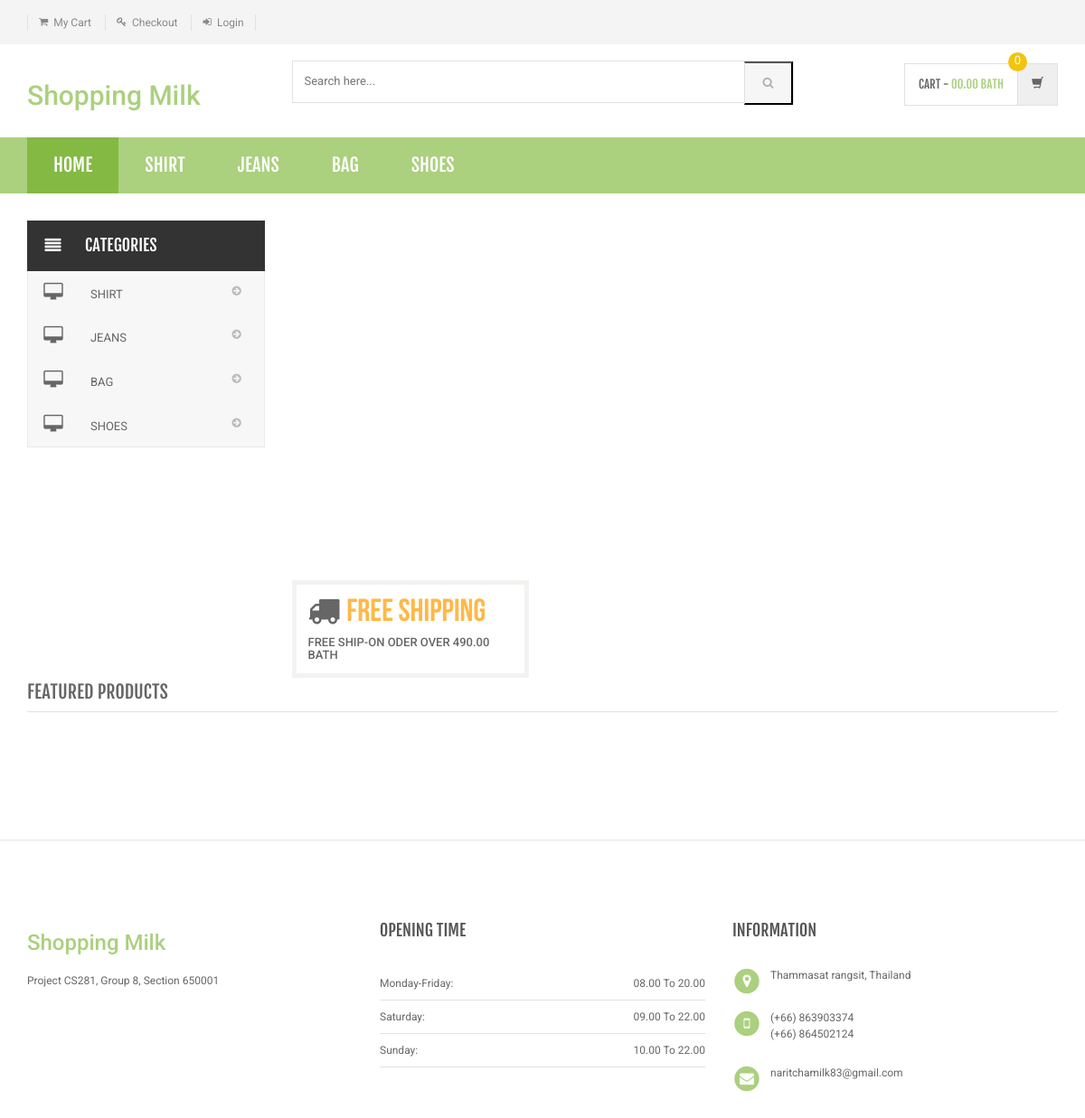
Screenshot of /Ecommerce/index.php with the database file from the repository.
### tables this page shows
CREATE TABLE `category` (
  `id` int(11) NOT NULL,
  `categoryName` varchar(255) NOT NULL,
  `categoryDescription` longtext NOT NULL,
  `creationDate` timestamp NOT NULL DEFAULT CURRENT_TIMESTAMP,
  `updationDate` varchar(255) NOT NULL
);

### Ecommerce/index.php (the view, shortened to what this page needs)
<?php
include('includes/config.php');
?>
<!DOCTYPE html>
<html lang="en">
	<head>
	    <link rel="stylesheet" href="assets/css/bootstrap.min.css">
	    <link rel="stylesheet" href="assets/css/main.css">
	    <link rel="stylesheet" href="assets/css/green.css">
	    <link rel="stylesheet" href="assets/css/owl.carousel.css">
		<link rel="stylesheet" href="assets/css/owl.transitions.css">
		<link href="assets/css/lightbox.css" rel="stylesheet">
		<link rel="stylesheet" href="assets/css/animate.min.css">
		<link rel="stylesheet" href="assets/css/rateit.css">
		<link rel="stylesheet" href="assets/css/bootstrap-select.min.css">
		<link rel="stylesheet" href="assets/css/config.css">
		<link href="assets/css/green.css" rel="alternate stylesheet" title="Green color">
		<link href="assets/css/blue.css" rel="alternate stylesheet" title="Blue color">
		<link href="assets/css/red.css" rel="alternate stylesheet" title="Red color">
		<link href="assets/css/orange.css" rel="alternate stylesheet" title="Orange color">
		<link href="assets/css/dark-green.css" rel="alternate stylesheet" title="Darkgreen color">
		<link rel="stylesheet" href="assets/css/font-awesome.min.css">
	</head>
    <body class="cnt-home">
<header class="header-style-1">
<?php include('includes/top-header.php');?>
<?php include('includes/main-header.php');?>
<?php include('includes/menu-bar.php');?>
</header>
<div class="body-content outer-top-xs" id="top-banner-and-menu">
	<div class="container">
		<div class="furniture-container homepage-container">
		<div class="row">
			<div class="col-xs-12 col-sm-12 col-md-3 sidebar">
	<?php include('includes/side-menu.php');?>
			</div>
			<div class="col-xs-12 col-sm-12 col-md-9 homebanner-holder">
<div id="hero" class="homepage-slider3">
</div>
<div class="info-boxes wow fadeInUp">
	<div class="info-boxes-inner">
		<div class="row">
			<div class="hidden-md col-sm-4 col-lg-4">
				<div class="info-box">
					<div class="row">
						<div class="col-xs-2">
							<i class="icon fa fa-truck"></i>
						</div>
						<div class="col-xs-10">
							<h4 class="info-box-heading orange">free shipping</h4>
						</div>
					</div>
					<h6 class="text">free ship-on oder over 490.00 Bath</h6>
				</div>
			</div>
		</div>
	</div>
</div>
			</div>
		</div>
		<div id="product-tabs-slider" class="scroll-tabs inner-bottom-vs  wow fadeInUp">
			<div class="more-info-tab clearfix">
			   <h3 class="new-product-title pull-left">Featured Products</h3>
			</div>
		</div>
			<div class="sections prod-slider-small outer-top-small">
				<div class="row">
					<div class="col-md-6">
					</div>
				</div>
			</div>
</div>
</div>
<?php include('includes/footer.php');?>
</body>
</html>

### Ecommerce/includes/menu-bar.php (shortened to what this page needs)
<div class="header-nav animate-dropdown">
    <div class="container">
        <div class="yamm navbar navbar-default" role="navigation">
            <div class="nav-bg-class">
                <div class="navbar-collapse collapse" id="mc-horizontal-menu-collapse">
	<div class="nav-outer">
		<ul class="nav navbar-nav">
			<li class="active dropdown yamm-fw">
				<a href="index.php" data-hover="dropdown" class="dropdown-toggle">Home</a>
			</li>
              <?php $sql=mysqli_query($con,"select id,categoryName  from category limit 6");
while($row=mysqli_fetch_array($sql))
{
    ?>
			<li class="dropdown yamm">
				<a href="category.php?cid=<?php echo $row['id'];?>"> <?php echo $row['categoryName'];?></a>
			</li>
			<?php } ?>
		</ul>
		<div class="clearfix"></div>
	</div>
</div>
            </div>
        </div>
    </div>
</div>

### Ecommerce/includes/side-menu.php
<div class="side-menu animate-dropdown outer-bottom-xs">
    <div class="head"><i class="icon fa fa-align-justify fa-fw"></i> Categories</div>
    <nav class="yamm megamenu-horizontal" role="navigation">
        <ul class="nav">
            <li class="dropdown menu-item">
              <?php $sql=mysqli_query($con,"select id,categoryName  from category");
while($row=mysqli_fetch_array($sql))
{
    ?>
                <a href="category.php?cid=<?php echo $row['id'];?>" class="dropdown-toggle"><i class="icon fa fa-desktop fa-fw"></i>
                <?php echo $row['categoryName'];?></a>
                <?php }?>
</li>
</ul>
    </nav>
</div>

### Ecommerce/assets/css/green.css (style rules this page uses)
a { color: #abd07e; }
.header-style-1 .header-nav { background: #abd07e; }
.cnt-home .header-style-1 .header-nav .navbar .navbar-nav > li.active { background: #84b943; }

### Ecommerce/assets/css/lightbox.css (style rules this page uses)
body:after { content: url(../images/close.png) url(../images/loading.gif) url(../images/prev.png) url(../images/next.png); display: none; }

### Ecommerce/assets/css/blue.css (style rules this page uses)
a { color: #3498db; }
.header-style-1 .header-nav { background: #3498db; }
.cnt-home .header-style-1 .header-nav .navbar .navbar-nav > li.active { background: #1d6ca1; }

### Ecommerce/assets/css/red.css (style rules this page uses)
a { color: #ff6c6c; }
.header-style-1 .header-nav { background: #ff6c6c; }
.cnt-home .header-style-1 .header-nav .navbar .navbar-nav > li.active { background: #ff1a1a; }

### Ecommerce/assets/css/orange.css (style rules this page uses)
a { color: #f39c12; }
.header-style-1 .header-nav { background: #f39c12; }
.cnt-home .header-style-1 .header-nav .navbar .navbar-nav > li.active { background: #ab6c09; }

### Ecommerce/assets/css/dark-green.css (style rules this page uses)
a { color: #12cca7; }
.header-style-1 .header-nav { background: #12cca7; }
.cnt-home .header-style-1 .header-nav .navbar .navbar-nav > li.active { background: #0b816a; }

### rows the page displays
category: categoryName "SHIRT"
category: categoryName "JEANS"
category: categoryName "BAG"
category: categoryName "SHOES"
